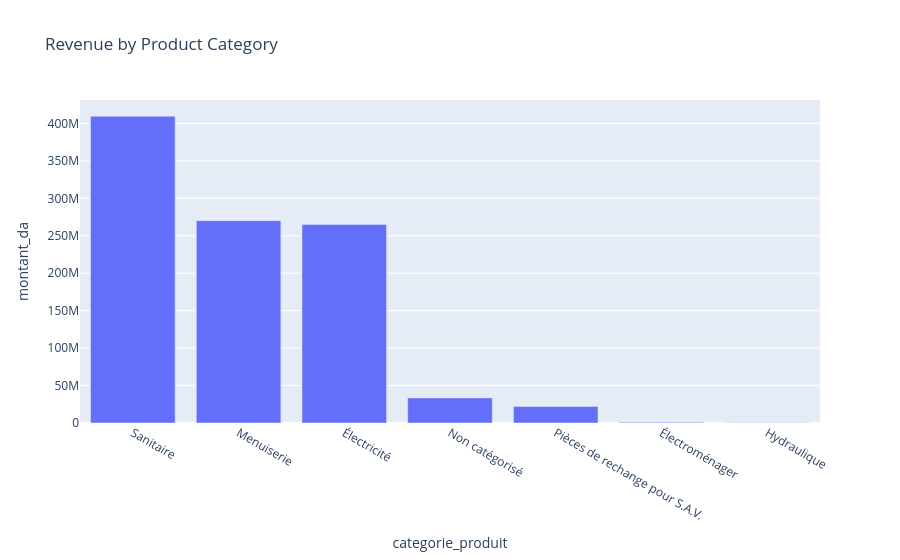

Notebook source saved alongside this figure:
### Markdown cell above
### 3.5 revenue by product Category

### Code cell
cat = df_merged.groupby('categorie_produit')['montant_da'].sum().sort_values(ascending=False).reset_index()

fig = px.bar(cat, x='categorie_produit', y='montant_da',
             title="Revenue by Product Category")
fig.show()

### Figure 1 — Plotly figure (JSON) as saved in the notebook; plotly's stock layout.template omitted (floating-point values rounded to 4 significant figures)
{"data": [{"hovertemplate": "categorie_produit=%{x}<br>montant_da=%{y}<extra></extra>", "legendgroup": "", "marker": {"color": "#636efa", "pattern": {"shape": ""}}, "name": "", "orientation": "v", "showlegend": false, "textposition": "auto", "type": "bar", "x": ["Sanitaire", "Menuiserie", "Électricité", "Non catégorisé", "Pièces de rechange pour S.A.V.", "Électroménager", "Hydraulique"], "xaxis": "x", "y": [409700000.0, 270200000.0, 265000000.0, 33550000.0, 22030000.0, 942500.0, 493400.0], "yaxis": "y"}], "layout": {"barmode": "relative", "legend": {"tracegroupgap": 0}, "title": {"text": "Revenue by Product Category"}, "xaxis": {"anchor": "y", "domain": [0, 1], "title": {"text": "categorie_produit"}}, "yaxis": {"anchor": "x", "domain": [0, 1], "title": {"text": "montant_da"}}}}
